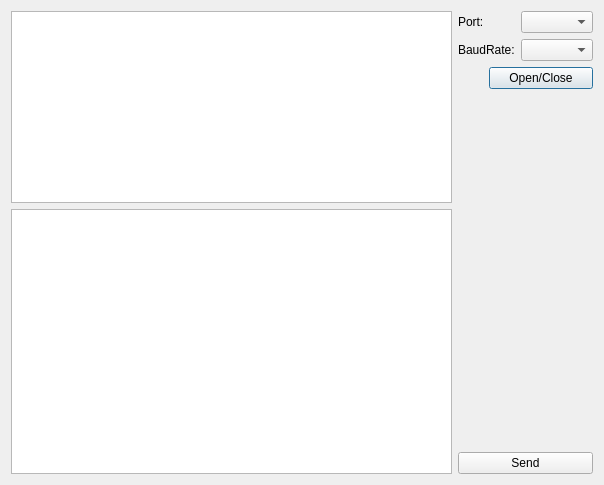
<?xml version="1.0" encoding="UTF-8"?>
<ui version="4.0">
 <class>Dialog</class>
 <widget class="QDialog" name="Dialog">
  <property name="geometry">
   <rect>
    <x>0</x>
    <y>0</y>
    <width>604</width>
    <height>485</height>
   </rect>
  </property>
  <property name="windowTitle">
   <string>Dialog</string>
  </property>
  <layout class="QHBoxLayout" name="horizontalLayout_2">
   <item>
    <layout class="QVBoxLayout" name="verticalLayout" stretch="0,1">
     <item>
      <widget class="QPlainTextEdit" name="recvEdit">
       <property name="maximumBlockCount">
        <number>800</number>
       </property>
      </widget>
     </item>
     <item>
      <widget class="QPlainTextEdit" name="sendEdit"/>
     </item>
    </layout>
   </item>
   <item>
    <layout class="QVBoxLayout" name="verticalLayout_2">
     <item>
      <layout class="QFormLayout" name="formLayout">
       <property name="fieldGrowthPolicy">
        <enum>QFormLayout::AllNonFixedFieldsGrow</enum>
       </property>
       <item row="0" column="0">
        <widget class="QLabel" name="label">
         <property name="text">
          <string>Port:</string>
         </property>
        </widget>
       </item>
       <item row="0" column="1">
        <widget class="QComboBox" name="portBox"/>
       </item>
       <item row="1" column="0">
        <widget class="QLabel" name="label_2">
         <property name="text">
          <string>BaudRate:</string>
         </property>
        </widget>
       </item>
       <item row="1" column="1">
        <widget class="QComboBox" name="baudRateBox"/>
       </item>
      </layout>
     </item>
     <item>
      <layout class="QHBoxLayout" name="horizontalLayout">
       <item>
        <widget class="HLed" name="led" native="true">
         <property name="sizePolicy">
          <sizepolicy hsizetype="Fixed" vsizetype="Fixed">
           <horstretch>0</horstretch>
           <verstretch>0</verstretch>
          </sizepolicy>
         </property>
         <property name="minimumSize">
          <size>
           <width>20</width>
           <height>20</height>
          </size>
         </property>
         <property name="maximumSize">
          <size>
           <width>25</width>
           <height>25</height>
          </size>
         </property>
        </widget>
       </item>
       <item>
        <widget class="QPushButton" name="openCloseButton">
         <property name="text">
          <string>Open/Close</string>
         </property>
        </widget>
       </item>
      </layout>
     </item>
     <item>
      <spacer name="verticalSpacer">
       <property name="orientation">
        <enum>Qt::Vertical</enum>
       </property>
       <property name="sizeHint" stdset="0">
        <size>
         <width>20</width>
         <height>40</height>
        </size>
       </property>
      </spacer>
     </item>
     <item>
      <widget class="QPushButton" name="sendButton">
       <property name="text">
        <string>Send</string>
       </property>
      </widget>
     </item>
    </layout>
   </item>
  </layout>
 </widget>
 <layoutdefault spacing="6" margin="11"/>
 <customwidgets>
  <customwidget>
   <class>HLed</class>
   <extends>QWidget</extends>
   <header>hled.h</header>
   <container>1</container>
  </customwidget>
 </customwidgets>
 <resources/>
 <connections/>
</ui>
